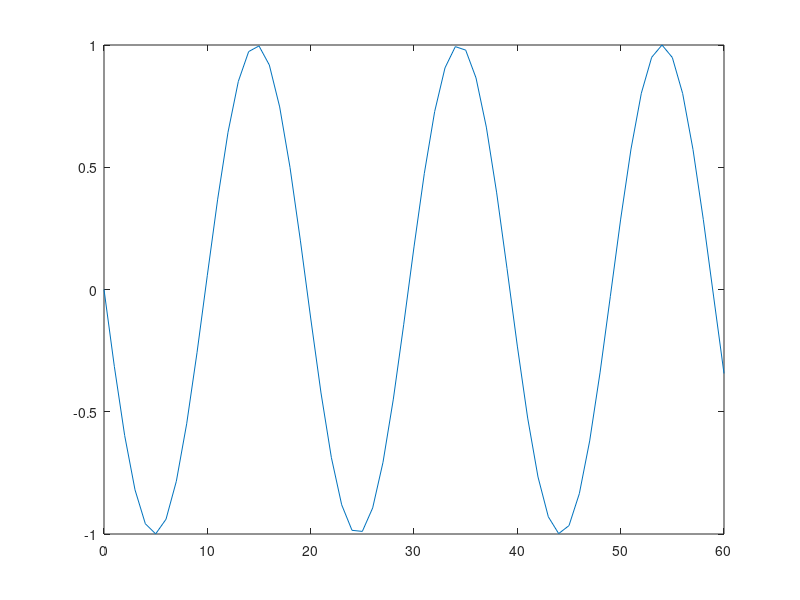

MATLAB code to generate this figure: (Note: this script raises an error after producing the figure.)
fig = figure('DeleteFcn','doc datacursormode');
X = 0:60;
t = (X)*0.02;
Y = sin(-16*t);
plot(X,Y)
dcm_obj = datacursormode(fig);
set(dcm_obj,'UpdateFcn',{@myupdatefcn,t})